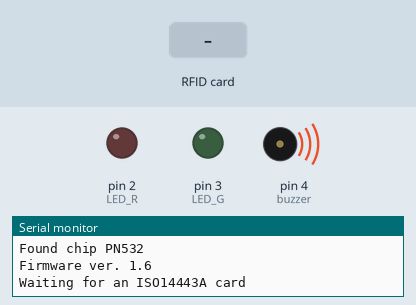
Recording of a sketch running on a simulated Arduino Mega 2560, built with avr-gcc and run on an emulated ATmega2560. Parts: output pins drawn as LEDs (lit = HIGH), buzzer (waves = sounding, pin HIGH), the last lines printed to the serial monitor. The test bench sets the inputs (shaded band).

Above: at 1.2 s.
1.3 s: RFID card 5E 7A 19 C4 held to the reader
At 2.35 s:
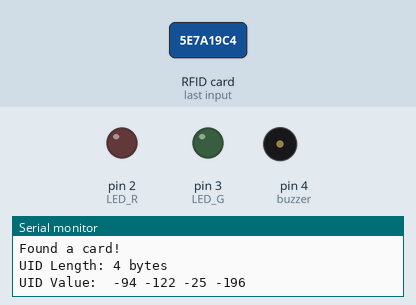
At 2.9 s:
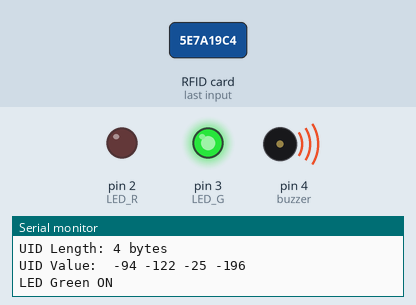
3.9 s: RFID card 5E 7A 19 C4 held to the reader
At 4.95 s:
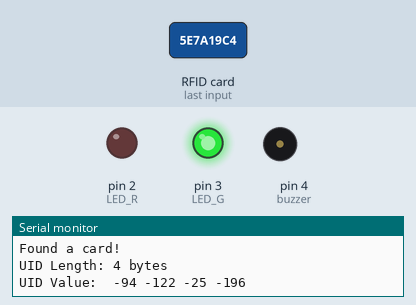
Timing chart, 0 to 6.9 s (numbered marks = the images above; inputs shaded):
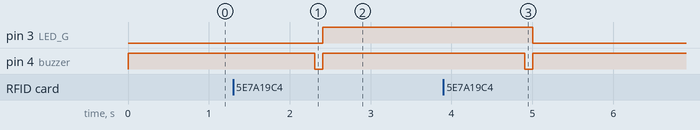

Measured:
- after the input at 1.3 s, pin 3 (LED_G): LOW → HIGH after 1.1 s; pin 4 (buzzer): HIGH → LOW after 1.0 s, → HIGH 0.10 s later
- after the input at 3.9 s, pin 3 (LED_G): HIGH → LOW after 1.1 s; pin 4 (buzzer): HIGH → LOW after 1.0 s, → HIGH 0.10 s later

The sketch:

M0154_Arduino.ino
```cpp
int LED_R = 2; // ตัวแปรแทนหลอดไฟ LED สีแดง = ขา 2
int LED_G = 3; // ตัวแปรแทนหลอดไฟ LED สีเขียว = ขา 3
int buzzer = 4; // ตัวแปรแทนลำโพง = ขา 4
int val = 0; // ตัวแปรเก็บค่าสถานะ
#if 0
#include <SPI.h>
#include <PN532_SPI.h>
#include "PN532.h"

PN532_SPI pn532spi(SPI, 10);
PN532 nfc(pn532spi);

/* When the number after #elif set as 1, it will be switch to HSU Mode*/
#elif 0
#include <PN532_HSU.h>
#include <PN532.h>

PN532_HSU pn532hsu(Serial1);
PN532 nfc(pn532hsu);

/* When the number after #if & #elif set as 0, it will be switch to I2C Mode*/
#else
#include <Wire.h>
#include <PN532_I2C.h>
#include <PN532.h>
#include <NfcAdapter.h>

PN532_I2C pn532i2c(Wire);
PN532 nfc(pn532i2c);
#endif

void setup(void) {
  pinMode(LED_R, OUTPUT); // กำหนดสถานะหลอดไฟเป็นกระแสออก
  pinMode(LED_G, OUTPUT); // กำหนดสถานะหลอดไฟเป็นกระแสออก
  pinMode(buzzer, OUTPUT); // กำหนดสถานะลำโพงเป็นกระแสออก
  digitalWrite(buzzer, HIGH); // กำหนดสถานะเริ่มต้นของลำโพงเป็นปิด (buzzer รุ่นนี้สถานะ HIGH คือปิดการใช้งานลำโพง)
  Serial.begin(115200);
  Serial.println("Hello!");

  nfc.begin();

  uint32_t versiondata = nfc.getFirmwareVersion();
  if (! versiondata) {
    Serial.print("Didn't find PN53x board");
    while (1); // halt
  }

  // Got ok data, print it out!
  Serial.print("Found chip PN5"); Serial.println((versiondata >> 24) & 0xFF, HEX);
  Serial.print("Firmware ver. "); Serial.print((versiondata >> 16) & 0xFF, DEC);
  Serial.print('.'); Serial.println((versiondata >> 8) & 0xFF, DEC);

  // Set the max number of retry attempts to read from a card
  // This prevents us from waiting forever for a card, which is
  // the default behaviour of the PN532.
  nfc.setPassiveActivationRetries(0xFF);

  // configure board to read RFID tags
  nfc.SAMConfig();

  Serial.println("Waiting for an ISO14443A card");
}

void loop(void) {
  boolean success;
  uint8_t uid[] = { 0, 0, 0, 0, 0, 0, 0 };  // Buffer to store the returned UID
  uint8_t uidLength;                        // Length of the UID (4 or 7 bytes depending on ISO14443A card type)

  // Wait for an ISO14443A type cards (Mifare, etc.).  When one is found
  // 'uid' will be populated with the UID, and uidLength will indicate
  // if the uid is 4 bytes (Mifare Classic) or 7 bytes (Mifare Ultralight)
  success = nfc.readPassiveTargetID(PN532_MIFARE_ISO14443A, &uid[0], &uidLength);

  if (success) {
    Serial.println("Found a card!");
    Serial.print("UID Length: "); Serial.print(uidLength, DEC); Serial.println(" bytes");
    Serial.print("UID Value: ");
    for (uint8_t i = 0; i < uidLength; i++)
    {
      Serial.print(" -"); Serial.print(uid[i], DEC);
    }
    Serial.println("");
    // Wait 1 second before continuing
    delay(1000);
  }
  else
  {
    // PN532 probably timed out waiting for a card
    Serial.println("Timed out waiting for a card");
  }

  if (uid[0] == 128 || uid[1] == 49 || uid[2] == 2 || uid[3] == 50 )
  // *** uid คือข้อมูลเลขฐานของการ์ดหรือแท็ก ซึ่งการ์ดและแท็กแต่ละชิ้นก็จะมี uid ที่แตกต่างกัน ***
  // *** ผู้ใช้งานสามารถหา uid แต่ละตำแหน่งได้จากการใช้โมดูล PN532 อ่านข้อมูลของการ์ดหรือแท็ก ***
  {
    val = val + 1; { //กำหนดค่า val ให้เพิ่มขึ้นตามที่กำหนดไว้ เมื่อมีการ์ดหรือแท๊กที่มีชุดข้อมูลตรงกับ uid ด้านบนเข้าในระยะสแกน
      if (val == 1) { // กำหนดการใช้งาน เมื่อค่า val = 1 แล้ว...(คำสั่งอยู่ข้างล่าง)...
        digitalWrite(buzzer, LOW); // สั่งเปิดใช้งานลำโพง (buzzer รุ่นนี้สถานะ LOW คือการเปิดการใช้งานลำโพง)
        delay(100); // ระยะเวลาก่อนจะดำเนินการทำคำสั่งต่อไป 100 = 0.1 วินาที
        digitalWrite(buzzer, HIGH); // สั่งปิดใช้งานลำโพง (buzzer รุ่นนี้สถานะ HIGH คือการปิดการใช้งานลำโพง)
        digitalWrite(LED_R, HIGH); // สั่งเปิดใช้งานหลอดไฟ LED (HIGH = เปิด)
        Serial.println("LED Red ON"); // สั่งให้โปรแกรมแสดงข้อความออกมาผ่านหน้าจอ Serial Monitor เมื่อทำคำสั่งเสร็จ
      }
      if (val == 2) {
        digitalWrite(buzzer, LOW);
        delay(100);
        digitalWrite(buzzer, HIGH);
        digitalWrite(LED_R, LOW); // สั่งปิดหลอดไฟ LED (LOW = ปิด)
        Serial.println("LED Red OFF");
        val = 0;
      }
    }
  }
  if (uid[0] == 105 || uid[1] == 89 || uid[2] == 25 || uid[3] == 201 ) {
    val = val + 3; {
      if (val == 3) {
        digitalWrite(buzzer, LOW);
        delay(100);
        digitalWrite(buzzer, HIGH);
        digitalWrite(LED_G, HIGH);
        Serial.println("LED Green ON");
      }
      if (val == 6) {
        digitalWrite(buzzer, LOW);
        delay(100);
        digitalWrite(buzzer, HIGH);
        digitalWrite(LED_G, LOW);
        Serial.println("LED Green OFF");
        val = 0;
      }
    }
  }
  if (val >= 7) {
    digitalWrite(buzzer, LOW);
    delay(100);
    digitalWrite(buzzer, HIGH);
    delay(100);
    digitalWrite(buzzer, LOW);
    delay(100);
    digitalWrite(buzzer, HIGH);
    delay(100);
    digitalWrite(buzzer, LOW);
    delay(100);
    digitalWrite(buzzer, HIGH);
    digitalWrite(LED_R, LOW);
    digitalWrite(LED_G, LOW);
    Serial.println("All LED OFF");
    val = 0;
  }
}
```
